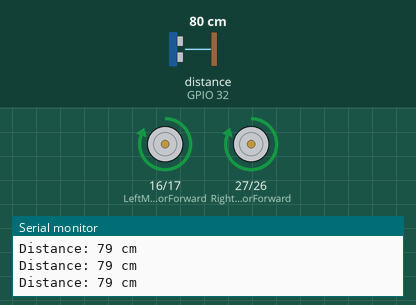
The sketch below on a simulated ESP32. On the bench: motor-driver pin pairs drawn as motors (green arrow = first pin HIGH = forward, orange = second pin HIGH = backward, longer = more drive), the last lines printed to the serial monitor. Wiring (inferred from the names in the program): ultrasonic range finder: trigger GPIO 33; echo GPIO 32. The test bench sets the inputs (shaded band); at power-on: distance to the obstacle (sensor on GPIO 32) 80 cm. The echo pulse lasts 58.3 µs per cm.

Above: at 1.2 s.
1.3 s: distance to the obstacle (sensor on GPIO 32) set to 13 cm
4.3 s: distance to the obstacle (sensor on GPIO 32) set to 10 cm
At 5.52 s:
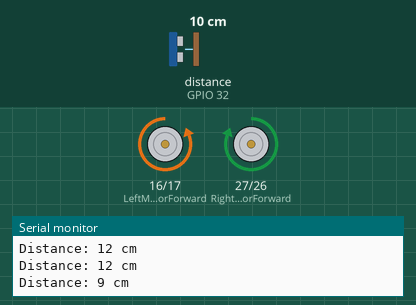
At 11.6 s:
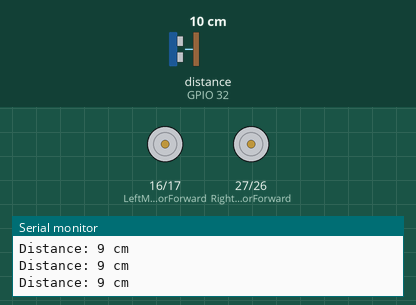
Timing chart, 0 to 13.3 s (numbered marks = the images above; inputs shaded):
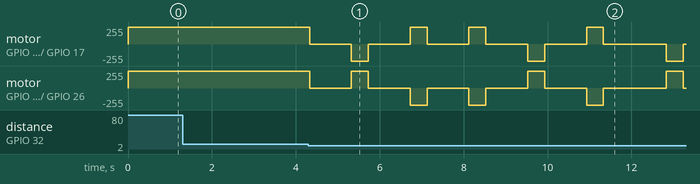

The sketch:

Obstacle_avoidance_robot.ino
```cpp
/*******SETUP CODE*****************************************/
const int LeftMotorForward = 16;
const int LeftMotorBackward = 17;
const int RightMotorForward = 27;
const int RightMotorBackward = 26;
const int enA=14;
const int enB=25;

const int trigPin =33;
const int echoPin =32;

int x_theta =400; // time required to rotate 60 degree
int distance_1;
int distance_2;

void setup()
{
  Serial.begin(9600);
  // Set L298N Control Pins as Output
  pinMode(RightMotorForward, OUTPUT);
  pinMode(LeftMotorForward, OUTPUT);
  pinMode(LeftMotorBackward, OUTPUT);
  pinMode(RightMotorBackward, OUTPUT);
  pinMode(trigPin,OUTPUT);
  pinMode(echoPin,INPUT);
}

/*****************LOOP*****************************/
void loop()
{
  digitalWrite(enA,HIGH);
  digitalWrite(enB,HIGH);
  if(readPing()>10)// 10 is critical distance
  {
    moveForward();
  }
  else
  {

    Stop();
    delay(1000);

    /*Turns 90 left and takes reading and comes back to original position */
    turnLeft();
    delay(x_theta);
    Stop();
    delay(1000);
    distance_1=readPing();
    turnRight();
    delay(x_theta);
    Stop();
    delay(1000);

    /**turn the motor right 90 degrees */
    turnRight();
    delay(x_theta);
    Stop();
    delay(1000);
    distance_2=readPing();
    turnLeft();
    delay(x_theta);
    Stop();
    delay(1000);


    if(distance_1>distance_2)
    {
      turnLeft();
      delay(x_theta);
      Stop();
      delay(500);
      Serial.write("case-1");

    }
    else
    {
      turnRight();
      delay(x_theta);
      Stop();
      delay(500);
      Serial.write("case-2");
    }

  }

}

int readPing()      // Read Ping Function for Ultrasonic Sensor.
{
  int duration;
  int distance;
  digitalWrite(trigPin, LOW);
  delayMicroseconds(2);
  // Sets the trigPin HIGH (ACTIVE) for 10 microseconds
  digitalWrite(trigPin, HIGH);
  delayMicroseconds(10);
  digitalWrite(trigPin, LOW);
  // Reads the echoPin, returns the sound wave travel time in microseconds
  duration = pulseIn(echoPin, HIGH);
  // Calculating the distance
  distance = duration * 0.034 / 2; // Speed of sound wave divided by 2 (go and back)
  // Displays the distance on the Serial Monitor
  Serial.print("Distance: ");
  Serial.print(distance);
  Serial.println(" cm");
  return distance;
}

void Stop()       // Move Stop Function for Motor Driver.
{
  digitalWrite(RightMotorForward, LOW);
  digitalWrite(RightMotorBackward, LOW);
  digitalWrite(LeftMotorForward, LOW);
  digitalWrite(LeftMotorBackward, LOW);
}

void moveForward()    // Move Forward Function for Motor Driver.
{
    digitalWrite(RightMotorForward, HIGH);
    digitalWrite(RightMotorBackward, LOW);
    digitalWrite(LeftMotorForward, HIGH);
    digitalWrite(LeftMotorBackward, LOW);
}

void moveBackward()   // Move Backward Function for Motor Driver.
{
  digitalWrite(RightMotorForward, LOW);
  digitalWrite(RightMotorBackward, HIGH);
  digitalWrite(LeftMotorForward, LOW);
  digitalWrite(LeftMotorBackward, HIGH);
}

void turnRight()      // Turn Right Function for Motor Driver.
{
  digitalWrite(RightMotorForward, LOW);
  digitalWrite(RightMotorBackward, HIGH);
  digitalWrite(LeftMotorForward, HIGH);
  digitalWrite(LeftMotorBackward, LOW);
}

void turnLeft()       // Turn Left Function for Motor Driver.
{
  digitalWrite(RightMotorForward, HIGH);
  digitalWrite(RightMotorBackward, LOW);
  digitalWrite(LeftMotorForward, LOW);
  digitalWrite(LeftMotorBackward, HIGH);
}
/**************************LOOP ENDS***********************************/
```

Measured:
- the behaviour switches between 12 and 11 cm on distance to the obstacle (sensor on GPIO 32) (found by bisection; images 0 and 1)
